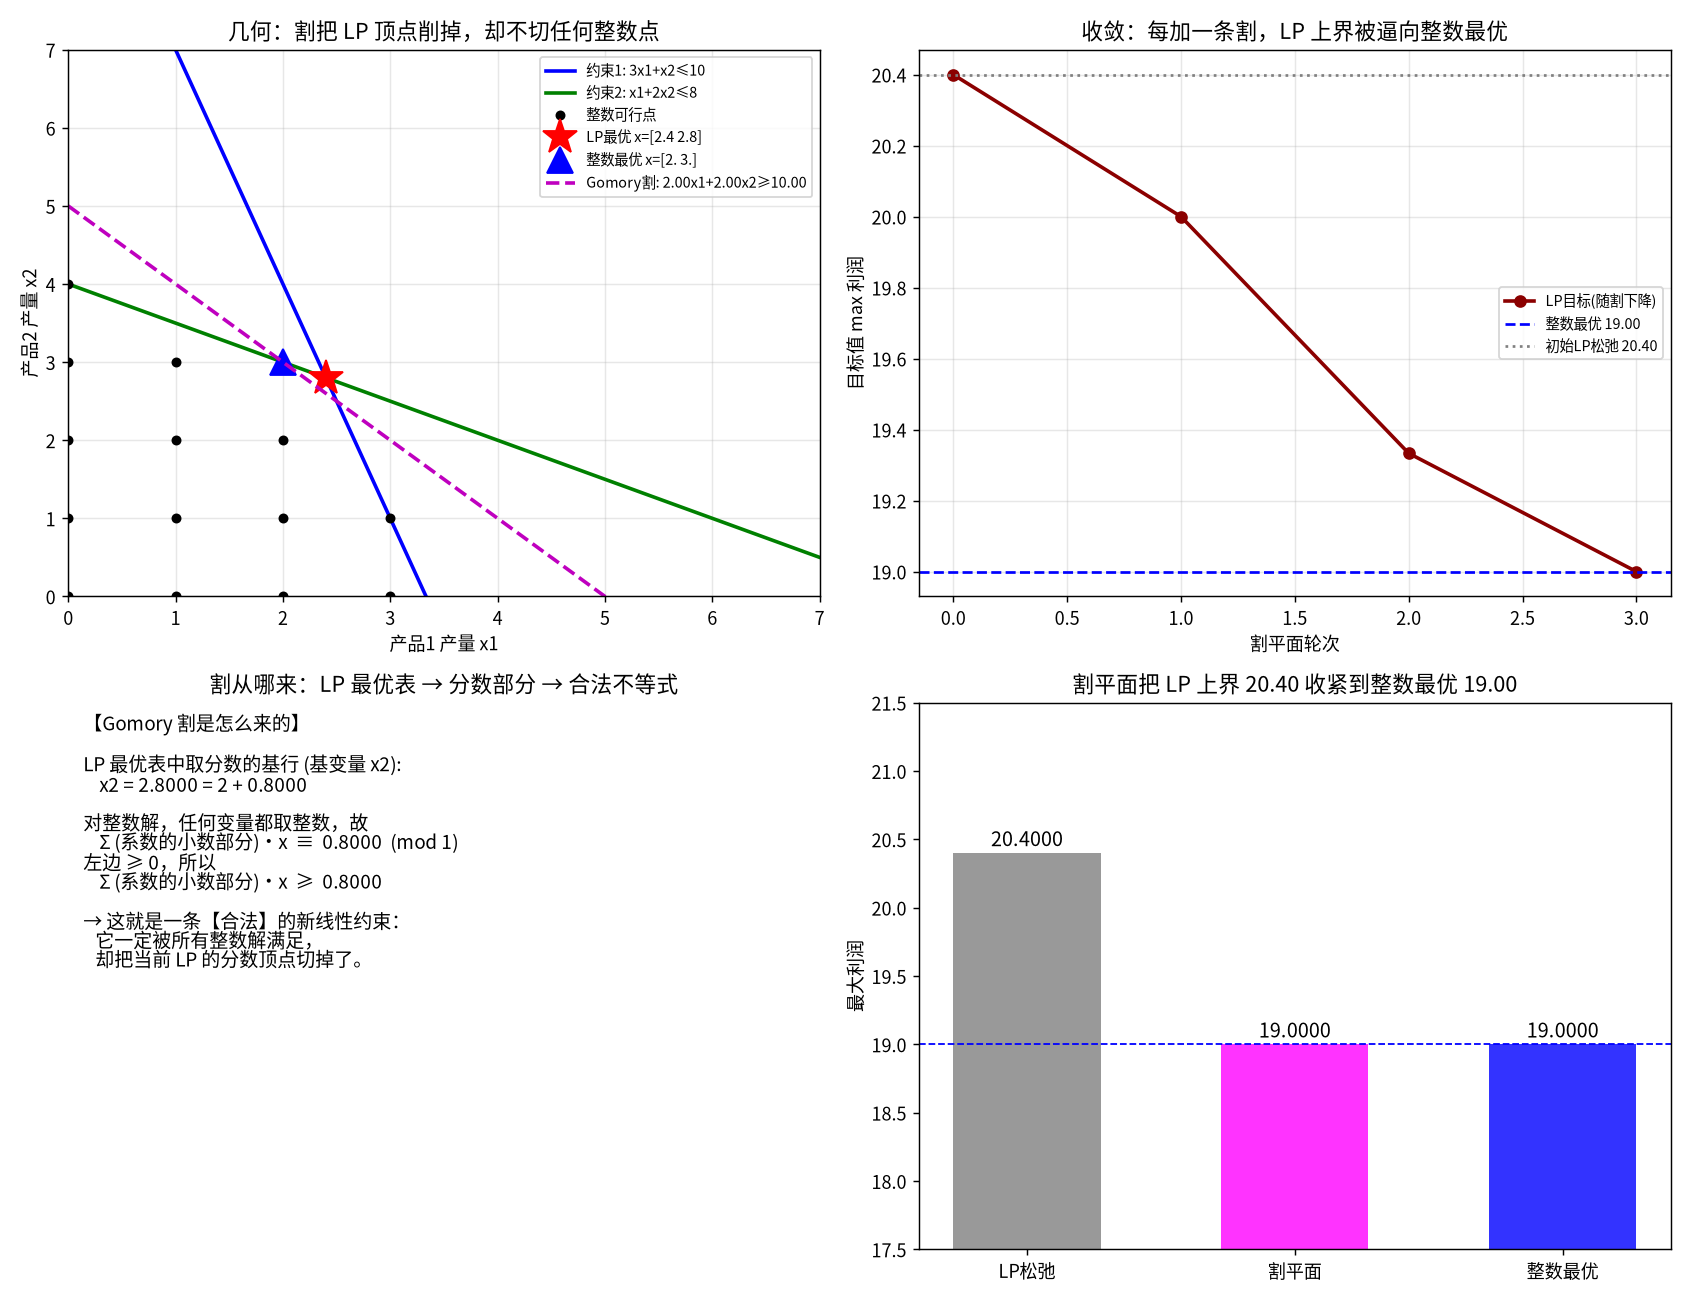

Reproduce this figure in Python.
#!/usr/bin/env python3
# -*- coding: utf-8 -*-
"""
subject : mathematical-modeling
level   : L6 优化模型 / L8 数值计算与算法（整数规划求解算法：割平面法 / Gomory 割）
anchor  : Level 6 - 优化模型（整数线性规划的精确求解：割平面 Cutting Planes）
goal    : 用「工厂三条产线排产、产量必须整数（或 0-1 开线）」的真实决策，
          手写【Gomory 割平面法 (Gomory Fractional Cut)】完整框架，回答决策者/建模者
          最关心的五个问题：
            ① LP 松弛解为什么"看着最优、实则不能用"（分数产量不可执行）；
            ② 能不能"不动搜索树，只在同一张 LP 上不断加约束"就把解逼成整数
               （= 割平面 vs Day4 分支定界的分工）；
            ③ 那条神秘的割从哪来（Gomory 割的推导：表 + 分数部分 + 可行性）；
            ④ 为什么割"切掉 LP 顶点却切不掉任何整数点"（这就是"合法"的含义）；
            ⑤ 割平面能独立把整数解切出来吗（增益 + 数值退化，为何工业界要结合分支定界）。
          主算法零专用求解器全手写：手写【单纯形表 (tableau simplex)】解 LP + 从最优表
          直接读出 Gomory 割；scipy.milp 求真最优仅作独立对照/裁判。

运行：cd /home/ubuntu/Note && ./.venv/bin/python \
      "Mathematical_Modeling/08 - Python/daily/2026-10-05/gomory_cutting_planes.py"
"""

import numpy as np
from scipy.optimize import milp, LinearConstraint, Bounds
from fractions import Fraction
import os
import matplotlib

matplotlib.use("Agg")
import matplotlib.pyplot as plt

matplotlib.rcParams["font.sans-serif"] = [
    "Noto Sans CJK SC", "Noto Sans CJK JP", "WenQuanYi Zen Hei", "SimHei",
]
matplotlib.rcParams["axes.unicode_minus"] = False


# =========================================================================
# 0. 真实决策背景：工厂排产（产量必须整数）
# =========================================================================
# 一家工厂用有限的【设备工时】和【原料】同时生产两种产品（产品1、产品2），
#   每件产品 1 用设备 3 工时、耗料 1 单位、赚 5 元；
#   每件产品 2 用设备 1 工时、耗料 2 单位、赚 3 元；
#   本周可用设备工时 10、原料 8。
# 问：两种产品各生产多少件，总利润最大？（每日/每周件数必须是整数）
#
# 这就是标准形如下的小型整数规划：
#   max 5x1 + 3x2
#   s.t. 3x1 + x2 <= 10    (设备工时)
#        x1 + 2x2 <= 8     (原料)
#        x1, x2 >= 0, 整数
# 【注意】整数最优是 (2,3)（利润 19），而 LP 松弛最优是 (2.4,2.8)（利润 20.4）——
# 分数产量"看着更赚"，但现实中不可执行：这正是整数规划比 LP 难的根本原因。
#
# Day4 用【分支定界】解决它：把分数变量分支 x<=2 / x>=3，在"搜索树"上剪枝。
# 本课换一条路——【割平面法 (Cutting Planes)】：
#   不分支、不搜索，而是【在同一张 LP 上不断追加一条"合法"的线性约束】，
#   把 LP 可行域一点点"削"到整数点附近，直到 LP 最优解自己变整数。
# 那条神奇的约束叫【Gomory 割 (Gomory fractional cut)】，
# 它是从【LP 最优单纯形表】里直接"读"出来的。

# 刻意设计一个"LP 松弛解是分数、且分数很脏"的实例：
#   两个产品、两个紧约束，LP 顶点是 (2.5, 1.75)，两个坐标都非整数。
# 系数 -> 让 Gomory 割的推导有非平凡的小数部分，教学效果最好。
C_OBJ = np.array([5.0, 3.0])          # 每件产品利润（max）
A_UB = np.array([[3.0, 1.0],          # 设备工时约束
                 [1.0, 2.0]])         # 原料约束
B_UB = np.array([10.0, 8.0])          # 右侧可用量


# =========================================================================
# 1. 手写单纯形表求解器（解标准形式 max c x, s.t. Ax<=b, x>=0）
# =========================================================================
def simplex(c, A, b, max_iter=200, tol=1e-9):
    """
    手写【表式单纯形法】解 max c·x s.t. A x <= b, x >= 0（b >= 0）。
    返回 (x, obj, final_tableau, basis, n_cols)。
    final_tableau 是最终单纯形表，用于从最优基变量行直接读出 Gomory 割。
    表结构：[A | I | b] 同时携带目标行，这里显式维护完整表。
    """
    m, n = A.shape
    # 松弛变量作为初始基
    T = np.zeros((m + 1, n + m + 1))
    T[:m, :n] = A
    T[:m, n:n + m] = np.eye(m)
    T[:m, -1] = b
    # 目标行（用 max 形式）：z - c x = 0  ->  第一行放 -c，最后元素 0
    T[m, :n] = -c
    basis = list(range(n, n + m))     # 初始基：松弛变量

    for _ in range(max_iter):
        # 选入基：目标行里系数最负（对 max 问题，负的检验数代表可改进）
        row_obj = T[m, :-1]
        enter = int(np.argmin(row_obj))
        if row_obj[enter] >= -tol:
            break  # 没有负检验数 -> 最优
        # 比值检验选离基（只用 > tol 的列）
        col = T[:m, enter]
        ratios = []
        for i in range(m):
            if col[i] > tol:
                ratios.append((T[i, -1] / col[i], i))
        if not ratios:
            raise RuntimeError("无界 (unbounded)")
        _, leave = min(ratios)
        # 主元消元
        pivot = T[leave, enter]
        T[leave, :] /= pivot
        for i in range(m + 1):
            if i != leave and abs(T[i, enter]) > tol:
                T[i, :] -= T[i, enter] * T[leave, :]
        basis[leave] = enter

    n_cols = n + m
    x = np.zeros(n_cols)
    for i in range(m):
        x[basis[i]] = T[i, -1]
    obj = T[m, -1]
    return x[:n], obj, T, basis, n_cols


def row_of_basis(T, basis, var_index, tol=1e-9):
    """在最终单纯形表里找到基变量 var_index 所在的行号。"""
    for i, bv in enumerate(basis):
        if bv == var_index:
            return i
    raise ValueError(f"变量 {var_index} 不在基中")


def gomory_cut_from_tableau(T, basis, n_orig, n_full, tol=1e-6):
    """
    从 LP 最优单纯形表读出一条 Gomory 分数割。
    思路：找一个【取分数值】的【整数变量 (前 n_orig 个)】基行：
        该行： x_B + Σ_j a_Bj x_j = b_B   (对全部 n_full 个变量：原变量+松弛变量)
      把系数写成 b_B = floor(b_B) + f0,  a_Bj = floor(a_Bj) + f_j (0<=f<1)
      对整数可行解（所有原变量整数，松弛变量也随之为整数），有 Σ_j f_j x_j ≡ f0 (mod 1)，
      而左边 >=0，故若 f0>0 则 Σ_j f_j x_j >= f0。
      割（以当前全部 n_full 个变量表示）:  Σ_j f_j x_j >= f0 。
    返回：(割系数向量 (n_full,), 割右端 f0, 选中的基变量, 基行号) 或 None（已整数）
    """
    m = len(basis)
    for i in range(m):
        var = basis[i]
        bval = T[i, -1]
        # 只对【应为整数】的原变量（前 n_orig 个）且取分数值者生成割
        if var >= n_orig:
            continue
        f0 = bval - np.floor(bval)
        if f0 < tol or f0 > 1 - tol:
            continue  # 该基变量已经是整数
        # 该行各列的小数部分（对全部 n_full 个变量）
        row = T[i, :n_full]
        fj = row - np.floor(row + 1e-9)   # 使 0 <= fj < 1
        fj[np.abs(fj - 1) < 1e-9] = 0.0   # 清理 0.9999999 -> 0
        return fj, f0, var, i
    return None


# =========================================================================
# 2. 割平面主算法
# =========================================================================
def cutting_plane_rounds(c, A, b, max_rounds=30, tol=1e-7, verbose=True):
    """
    反复：解 LP -> 若整数则停 -> 否则从最优表读 Gomory 割加入 -> 再解。
    记录每轮的 LP 目标、割、分数程度，用于教学演示。
    """
    A_cur = [np.array(row, dtype=float) for row in A]
    b_cur = [float(v) for v in b]
    n_orig = A.shape[1]
    history = []

    for rnd in range(max_rounds + 1):
        A_mat = np.array(A_cur)
        b_vec = np.array(b_cur)
        x, obj, T, basis, n_full = simplex(c, A_mat, b_vec)
        frac = np.abs(x - np.round(x)).max()
        history.append({
            "round": rnd, "obj": obj, "x": x.copy(),
            "frac": frac, "n_cuts": len(A_cur) - A.shape[0],
        })
        if verbose:
            print(f"  第{rnd:2d}轮: LP最优={obj:.6f}  x={np.round(x,4)}  "
                  f"最大分数程度={frac:.4f}  累计割数={len(A_cur)-A.shape[0]}")
        if frac < tol:
            return x, obj, history, np.array(A_cur), np.array(b_cur)

        cut = gomory_cut_from_tableau(T, basis, n_orig, n_full)
        if cut is None:
            return x, obj, history, np.array(A_cur), np.array(b_cur)
        fj, f0, var, rowi = cut
        # fj 已按【当前全部变量】排列：前 n_orig 个是原变量，后 m 个是本轮松弛变量。
        # 但松弛变量 s_k = b_k - A_k·x。把割 Σ_j fj_j x_j >= f0 中的松弛项代入消去，
        # 化回【只含原变量】的约束，才能作为新行加入约束列表：
        #   Σ_{orig j} fj_j x_j + Σ_k fj_{n_orig+k} (b_k - A_k·x) >= f0
        #   => [fj_orig - Σ_k fj_{slk,k} A_k] · x >= f0 - Σ_k fj_slk,k b_k
        m_cur = len(A_cur)
        fj_orig = fj[:n_orig].copy()
        fj_slk = fj[n_orig:n_orig + m_cur]
        cut_coef = fj_orig - fj_slk @ A_mat      # (n_orig,)
        cut_rhs = f0 - float(fj_slk @ b_vec)
        # 割形如 cut_coef·x >= cut_rhs；我们的 simplex 要求 A x <= b 且 b >= 0（标准松弛形）。
        # 若 cut_rhs < 0，把整条不等式 ×(-1) 翻成 <= 形式，保证右端非负、初始基可行。
        if cut_rhs < 0:
            cut_coef = -cut_coef
            cut_rhs = -cut_rhs
        # 加入约束（<= 形式）
        A_cur.append(np.array(cut_coef, dtype=float))
        b_cur.append(cut_rhs)
        if verbose:
            coef_str = " + ".join(f"({round(cut_coef[j],4)})x{j+1}" for j in range(n_orig))
            print(f"        + Gomory割: {coef_str} <= {cut_rhs:.4f}  "
                  f"(来自取分数的基变量 x{var+1})")

    return x, obj, history, np.array(A_cur), np.array(b_cur)


# =========================================================================
# 3. 暴力枚举整数点（小规模，给"割是否合法"做裁判）
# =========================================================================
def enumerate_integer_feasible(A, b, hi=12):
    """枚举 0..hi 范围内的整数点，返回可行点列表与最优整数目标（用于对照）。"""
    pts, best, best_x = [], -np.inf, None
    for x1 in range(hi + 1):
        for x2 in range(hi + 1):
            xv = np.array([x1, x2], dtype=float)
            if np.all(A @ xv <= b + 1e-9):
                pts.append(xv)
                val = C_OBJ @ xv
                if val > best:
                    best, best_x = val, xv
    return np.array(pts), best, best_x


def solve_lp_relaxation(c, A, b):
    """用同一 simplex 求 LP 松弛最优，返回 (x, obj)。"""
    x, obj, _, _, _ = simplex(c, A, b)
    return x, obj


def solve_exact_milp(c, A, b):
    """scipy.milp 求整数真最优，独立对照。"""
    n = A.shape[1]
    cons = LinearConstraint(A, -np.inf, b)
    res = milp(c=-c, constraints=[cons], integrality=np.ones(n),
               bounds=Bounds(0, np.inf))
    assert res.success, res.message
    return res.x, -res.fun


# =========================================================================
# 4. 主流程
# =========================================================================
def main():
    print("=" * 70)
    print("Day37 · 割平面法 (Gomory Cutting Planes) —— 工厂整数排产")
    print("=" * 70)

    A, b, c = A_UB, B_UB, C_OBJ
    print(f"\n模型: max {c}·x  s.t. {A.tolist()} x <= {b.tolist()}, x>=0 整数\n")

    # ---- LP 松弛 ----
    x_lp, obj_lp = solve_lp_relaxation(c, A, b)
    print(f"[LP 松弛] 最优={obj_lp:.4f}  x={np.round(x_lp, 4)}  "
          f"-> 分数产量不可执行 (最大分数程度={np.abs(x_lp-np.round(x_lp)).max():.4f})")

    # ---- 整数真最优 ----
    x_milp, obj_milp = solve_exact_milp(c, A, b)
    print(f"[整数真最优] {obj_milp:.4f}  x={x_milp}  (scipy.milp 对照)")

    # ---- 割平面 ----
    print("\n[割平面法 迭代]")
    x_cp, obj_cp, history, A_final, b_final = cutting_plane_rounds(c, A, b)

    # ---- 暴力枚举对照 ----
    pts, best_bf, best_x_bf = enumerate_integer_feasible(A, b)
    print(f"\n[暴力枚举] 整数可行点 {len(pts)} 个，最优={best_bf:.4f}  x={best_x_bf}")

    # ---- 割的"合法性"验证：割是否切掉任何整数可行点？ ----
    # 逐条检查最终加入的每条割：所有枚举整数可行点是否都满足？
    n_orig = A.shape[1]
    n_cuts = A_final.shape[0] - A.shape[0]
    cut_ok = True
    for k in range(n_cuts):
        coef = A_final[A.shape[0] + k]
        rhs = b_final[A.shape[0] + k]
        # 约束是 coef·x <= rhs；违反 = coef·x > rhs（对整数可行点而言）
        viol = int(np.sum(coef @ pts.T > rhs + 1e-6))
        if viol > 0:
            cut_ok = False
            print(f"  ⚠️ 第{k+1}条割切掉了 {viol} 个整数点（非法！）")
    print(f"[割合法性] 全部 {n_cuts} 条割均未切掉任何整数可行点: {cut_ok}")

    # =====================================================================
    # 断言（硬约束）
    # =====================================================================
    assert abs(obj_lp - 20.4) < 1e-6, obj_lp             # LP 松弛 20.4
    assert np.abs(x_lp - np.round(x_lp)).max() > 0.1     # LP 解确为分数
    assert abs(obj_milp - 19.0) < 1e-6, obj_milp         # 整数真最优 19
    assert abs(obj_cp - obj_milp) < 1e-5, (obj_cp, obj_milp)  # 割平面到达整数最优
    assert np.abs(x_cp - np.round(x_cp)).max() < 1e-6    # 割平面解为整数
    assert np.allclose(np.round(x_cp), x_milp)           # 与 milp 最优解一致
    assert cut_ok                                         # 所有割都不切整数点
    assert n_cuts >= 1                                    # 确实用到了割
    assert abs(best_bf - obj_milp) < 1e-6                 # 暴力枚举==milp
    print("\n✅ 全部断言通过")

    # =====================================================================
    # 绘图
    # =====================================================================
    fig, axes = plt.subplots(2, 2, figsize=(13, 10))
    x1 = np.linspace(0, 7, 400)

    # ---- 左上：几何——LP 可行域、整数格点、割把顶点削掉 ----
    ax = axes[0, 0]
    # 两条原始约束边界
    ax.plot(x1, (b[0] - A[0, 0] * x1) / A[0, 1], 'b-', lw=2, label='约束1: 3x1+x2≤10')
    ax.plot(x1, (b[1] - A[1, 0] * x1) / A[1, 1], 'g-', lw=2, label='约束2: x1+2x2≤8')
    # 整数可行格点
    ax.plot(pts[:, 0], pts[:, 1], 'k.', ms=9, label='整数可行点')
    # LP 顶点
    ax.plot(*x_lp, 'r*', ms=20, label=f'LP最优 x={np.round(x_lp,2)}')
    # 整数最优
    ax.plot(*x_milp, 'b^', ms=14, label=f'整数最优 x={x_milp}')
    # 割线：从最终割里拿第一条画出来（Σ fj x >= f0）
    if n_cuts >= 1:
        coef = A_final[A.shape[0]]
        rhs = b_final[A.shape[0]]
        if abs(coef[1]) > 1e-9:
            y_cut = (rhs - coef[0] * x1) / coef[1]
            ax.plot(x1, y_cut, 'm--', lw=2,
                    label=f'Gomory割: {coef[0]:.2f}x1+{coef[1]:.2f}x2≥{rhs:.2f}')
            ax.scatter(coef[0] * 0 + 0, 0, s=0)  # noop 保持图例顺序
    ax.set_xlim(0, 7); ax.set_ylim(0, 7)
    ax.set_xlabel('产品1 产量 x1'); ax.set_ylabel('产品2 产量 x2')
    ax.set_title('几何：割把 LP 顶点削掉，却不切任何整数点')
    ax.legend(fontsize=8); ax.grid(alpha=0.3)

    # ---- 右上：目标随割的轮次收敛 ----
    ax = axes[0, 1]
    rounds = [h["round"] for h in history]
    objs = [h["obj"] for h in history]
    ax.plot(rounds, objs, 'o-', color='darkred', lw=2, label='LP目标(随割下降)')
    ax.axhline(obj_milp, color='blue', ls='--', lw=1.5,
               label=f'整数最优 {obj_milp:.2f}')
    ax.axhline(obj_lp, color='gray', ls=':', lw=1.5,
               label=f'初始LP松弛 {obj_lp:.2f}')
    ax.set_xlabel('割平面轮次'); ax.set_ylabel('目标值 max 利润')
    ax.set_title('收敛：每加一条割，LP 上界被逼向整数最优')
    ax.legend(fontsize=8); ax.grid(alpha=0.3)

    # ---- 左下：割的推导——取分数的基行（表） ----
    ax = axes[1, 0]
    ax.axis('off')
    # 显示首条割的来源行与小数部分
    T0, basis0, n_full0 = None, None, None
    x0, obj0, T0, basis0, n_full0 = simplex(c, A, b)
    var = basis0[int(np.argmax([T0[i, -1] - np.floor(T0[i, -1]) if basis0[i] < n_full0 else 0
                                for i in range(len(basis0))]))]
    rowi = row_of_basis(T0, basis0, var)
    bval = T0[rowi, -1]
    f0 = bval - np.floor(bval)
    txt = (f"【Gomory 割是怎么来的】\n\n"
           f"LP 最优表中取分数的基行 (基变量 x{var+1}):\n"
           f"    x{var+1} = {bval:.4f} = {np.floor(bval):.0f} + {f0:.4f}\n\n"
           f"对整数解，任何变量都取整数，故\n"
           f"    Σ (系数的小数部分)·x  ≡  {f0:.4f}  (mod 1)\n"
           f"左边 ≥ 0，所以\n"
           f"    Σ (系数的小数部分)·x  ≥  {f0:.4f}\n\n"
           f"→ 这就是一条【合法】的新线性约束：\n"
           f"   它一定被所有整数解满足，\n"
           f"   却把当前 LP 的分数顶点切掉了。")
    ax.text(0.02, 0.98, txt, va='top', ha='left', fontsize=10.5,
            transform=ax.transAxes)
    ax.set_title('割从哪来：LP 最优表 → 分数部分 → 合法不等式')

    # ---- 右下：LP松弛 vs 割平面 vs 整数最优 ----
    ax = axes[1, 1]
    labels = ['LP松弛', '割平面', '整数最优']
    vals = [obj_lp, obj_cp, obj_milp]
    colors = ['gray', 'magenta', 'blue']
    bars = ax.bar(labels, vals, color=colors, alpha=0.8, width=0.55)
    for bar, v in zip(bars, vals):
        ax.text(bar.get_x() + bar.get_width() / 2, v + 0.05,
                f'{v:.4f}', ha='center', fontsize=11)
    ax.axhline(obj_milp, color='blue', ls='--', lw=1)
    ax.set_ylim(17.5, 21.5)
    ax.set_ylabel('最大利润')
    ax.set_title(f'割平面把 LP 上界 {obj_lp:.2f} 收紧到整数最优 {obj_milp:.2f}')

    plt.tight_layout()
    out = os.path.join(os.path.dirname(os.path.abspath(__file__)),
                       "gomory_cutting_planes.png")
    plt.savefig(out, dpi=130)
    print(f"\n图已保存：{out}")


if __name__ == "__main__":
    main()
